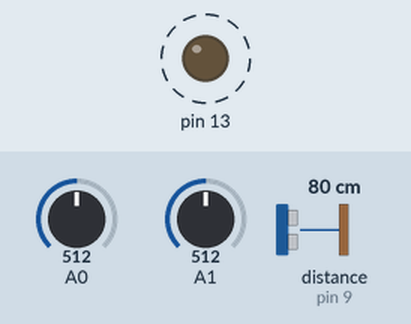
A sketch run on a simulated Arduino Uno, built with avr-gcc and run on an emulated ATmega328P. Parts: output pins drawn as LEDs (lit = HIGH). Dashed ring = blinking. The test bench sets the inputs (shaded band); at power-on: A0 = 512, A1 = 512, distance to the obstacle (sensor on pin 9) 80 cm. The echo pulse lasts 58.3 µs per cm; no radio packets arrive unless stated; what the sketch prints to the serial monitor is not drawn.

Above: at 0.06 s.
Timing chart, 0 to 3.0 s (numbered marks = the images above):
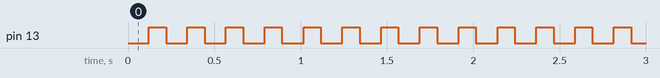

Measured:
- by itself, pin 13: alternates HIGH for 0.10 s and LOW for 0.12 s

The sketch:

trns.ino
```cpp
#include <VirtualWire.h>
#include <NewPing.h>
#include <MedianFilter.h>
#include <Wire.h>
#include <MedianFilter.h>

int TRIGGER_PIN = 6;  // Arduino pin tied to trigger pin on the ultrasonic sensor.
int ECHO_PIN = 9;  // Arduino pin tied to echo pin on the ultrasonic sensor.
int MAX_DISTANCE = 250; // Maximum distance we want to ping for (in centimeters). Maximum sensor distance is rated at 400-500cm.
char *controller;


NewPing sonar(TRIGGER_PIN, ECHO_PIN, MAX_DISTANCE); // NewPing setup of pins and maximum distance.
MedianFilter filter(31,0);

void sendSignal(char* msg)
{
  controller = msg;
  vw_send((uint8_t *)controller, strlen(controller));
  vw_wait_tx(); // Wait until the whole message is gone
}

int measure()
{
  unsigned int o;
  int uS = sonar.ping();
  filter.in(uS);
  o = filter.out();
  return o / US_ROUNDTRIP_CM;
}

void intToStr(char* result, int val, int key)
{
  int idx = key;
  while(val > 0)
  {
    result[idx] = 48 + val%10;
    val = val/10;
    idx--;
  }
}

void setup() {
  pinMode(13, OUTPUT);
  Serial.begin(9600); // Open serial monitor at 9600 baud to see ping results.

  vw_set_ptt_inverted(true);
  vw_set_tx_pin(12);
  vw_setup(2000);// speed of data transfer Kbps


}


void loop() {

  char msg[6] = {'0', '0', '0', '0', '0'};

  measure();
  measure();
  measure();
  measure();
  measure();
  measure();
  measure();
  measure();
  measure();
  measure();

  int measuredLvl = MAX_DISTANCE - measure() + 20;
  bool waterState = false;
  bool fullState = false;

  if(measuredLvl > MAX_DISTANCE) measuredLvl = MAX_DISTANCE;

  if(analogRead(A0) > 500) waterState = true;
  if(analogRead(A1) > 500) fullState = true;

  intToStr(msg, waterState, 0);
  intToStr(msg, measuredLvl, 3);
  intToStr(msg, fullState, 4);

  sendSignal(msg);
  Serial.println(msg);

  digitalWrite(13, HIGH);
  delay(100);
  digitalWrite(13, LOW);


}
```
